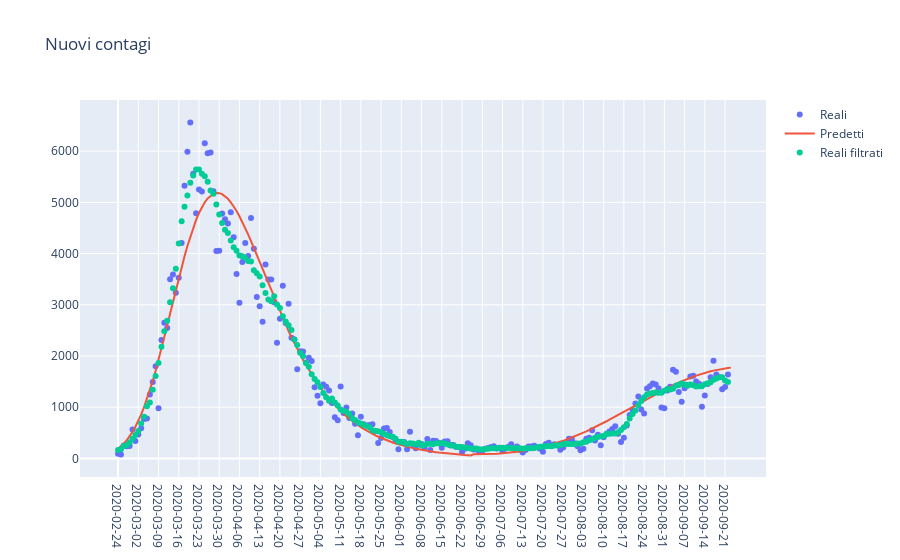

This figure's notebook cell:
### Code cell
fig = go.Figure()

# Add traces
fig.add_trace(go.Scatter(x=day_counter,
                         y=nuovi_contagi_reali,
                         mode='markers',
                         name='Reali'))
fig.add_trace(go.Scatter(x=day_counter,
                         y=nuovi_contagi_pred,
                         mode='lines',
                         name='Predetti'))
fig.add_trace(go.Scatter(x=day_counter,
                         y=nuovi_contagi_reali_filtered,
                         mode='markers',
                         name='Reali filtrati'))
fig.update_layout(title='Nuovi contagi',
                  xaxis_tickmode = 'array',
                  xaxis_tickvals = np.arange(0,len(day_counter),7),
                  xaxis_ticktext = [g[0:10] for g in giorni[np.arange(0,len(day_counter),7)]])
fig.show()

### Figure 1 — Plotly figure (JSON) as saved in the notebook; plotly's stock layout.template omitted (floating-point values rounded to 4 significant figures; data arrays with more than 128 entries replaced by an {"elided": "..."} marker saying what was removed)
{"data": [{"mode": "markers", "name": "Reali", "type": "scatter", "x": {"elided": "213 int values"}, "y": {"elided": "212 int values"}}, {"mode": "lines", "name": "Predetti", "type": "scatter", "x": {"elided": "213 int values"}, "y": {"elided": "299 float values"}}, {"mode": "markers", "name": "Reali filtrati", "type": "scatter", "x": {"elided": "213 int values"}, "y": {"elided": "212 float values"}}], "layout": {"title": {"text": "Nuovi contagi"}, "xaxis": {"tickmode": "array", "ticktext": ["2020-02-24", "2020-03-02", "2020-03-09", "2020-03-16", "2020-03-23", "2020-03-30", "2020-04-06", "2020-04-13", "2020-04-20", "2020-04-27", "2020-05-04", "2020-05-11", "2020-05-18", "2020-05-25", "2020-06-01", "2020-06-08", "2020-06-15", "2020-06-22", "2020-06-29", "2020-07-06", "2020-07-13", "2020-07-20", "2020-07-27", "2020-08-03", "2020-08-10", "2020-08-17", "2020-08-24", "2020-08-31", "2020-09-07", "2020-09-14", "2020-09-21"], "tickvals": [0, 7, 14, 21, 28, 35, 42, 49, 56, 63, 70, 77, 84, 91, 98, 105, 112, 119, 126, 133, 140, 147, 154, 161, 168, 175, 182, 189, 196, 203, 210]}}}
